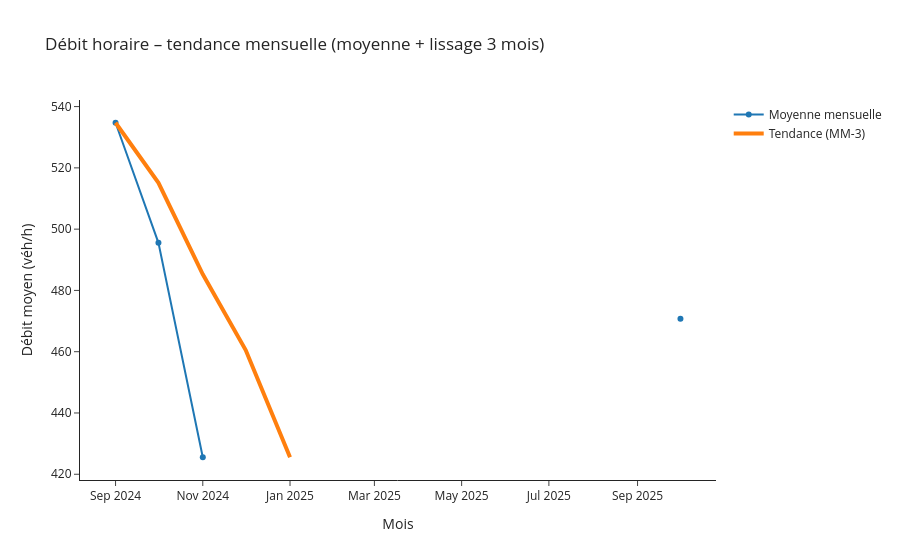

The notebook cell saved with this chart:
### Code cell
mensuel = (df_axe
           .set_index('Date et heure de comptage')
           .resample('MS')['Débit horaire']
           .mean()
           .to_frame('debit_moyen')
           .reset_index())

mensuel['trend_3m'] = mensuel['debit_moyen'].rolling(3, min_periods=1).mean()

fig = go.Figure()
fig.add_trace(go.Scatter(
    x=mensuel['Date et heure de comptage'], y=mensuel['debit_moyen'],
    mode='lines+markers', name='Moyenne mensuelle'
))
fig.add_trace(go.Scatter(
    x=mensuel['Date et heure de comptage'], y=mensuel['trend_3m'],
    mode='lines', name='Tendance (MM-3)', line=dict(width=4)
))

fig.update_layout(
    title="Débit horaire – tendance mensuelle (moyenne + lissage 3 mois)",
    xaxis_title="Mois",
    yaxis_title="Débit moyen (véh/h)",
    template="simple_white",
    hovermode="x unified"
)
fig.show()

### Figure 1 — Plotly figure (JSON) as saved in the notebook; plotly's stock layout.template omitted (floating-point values rounded to 4 significant figures)
{"data": [{"mode": "lines+markers", "name": "Moyenne mensuelle", "type": "scatter", "x": ["2024-09-01T00:00:00.000000000", "2024-10-01T00:00:00.000000000", "2024-11-01T00:00:00.000000000", "2024-12-01T00:00:00.000000000", "2025-01-01T00:00:00.000000000", "2025-02-01T00:00:00.000000000", "2025-03-01T00:00:00.000000000", "2025-04-01T00:00:00.000000000", "2025-05-01T00:00:00.000000000", "2025-06-01T00:00:00.000000000", "2025-07-01T00:00:00.000000000", "2025-08-01T00:00:00.000000000", "2025-09-01T00:00:00.000000000", "2025-10-01T00:00:00.000000000"], "y": [534.7, 495.5, 425.6, NaN, NaN, NaN, NaN, NaN, NaN, NaN, NaN, NaN, NaN, 470.8]}, {"line": {"width": 4}, "mode": "lines", "name": "Tendance (MM-3)", "type": "scatter", "x": ["2024-09-01T00:00:00.000000000", "2024-10-01T00:00:00.000000000", "2024-11-01T00:00:00.000000000", "2024-12-01T00:00:00.000000000", "2025-01-01T00:00:00.000000000", "2025-02-01T00:00:00.000000000", "2025-03-01T00:00:00.000000000", "2025-04-01T00:00:00.000000000", "2025-05-01T00:00:00.000000000", "2025-06-01T00:00:00.000000000", "2025-07-01T00:00:00.000000000", "2025-08-01T00:00:00.000000000", "2025-09-01T00:00:00.000000000", "2025-10-01T00:00:00.000000000"], "y": [534.7, 515.1, 485.3, 460.5, 425.6, NaN, NaN, NaN, NaN, NaN, NaN, NaN, NaN, 470.8]}], "layout": {"hovermode": "x unified", "title": {"text": "Débit horaire – tendance mensuelle (moyenne + lissage 3 mois)"}, "xaxis": {"title": {"text": "Mois"}}, "yaxis": {"title": {"text": "Débit moyen (véh/h)"}}}}
